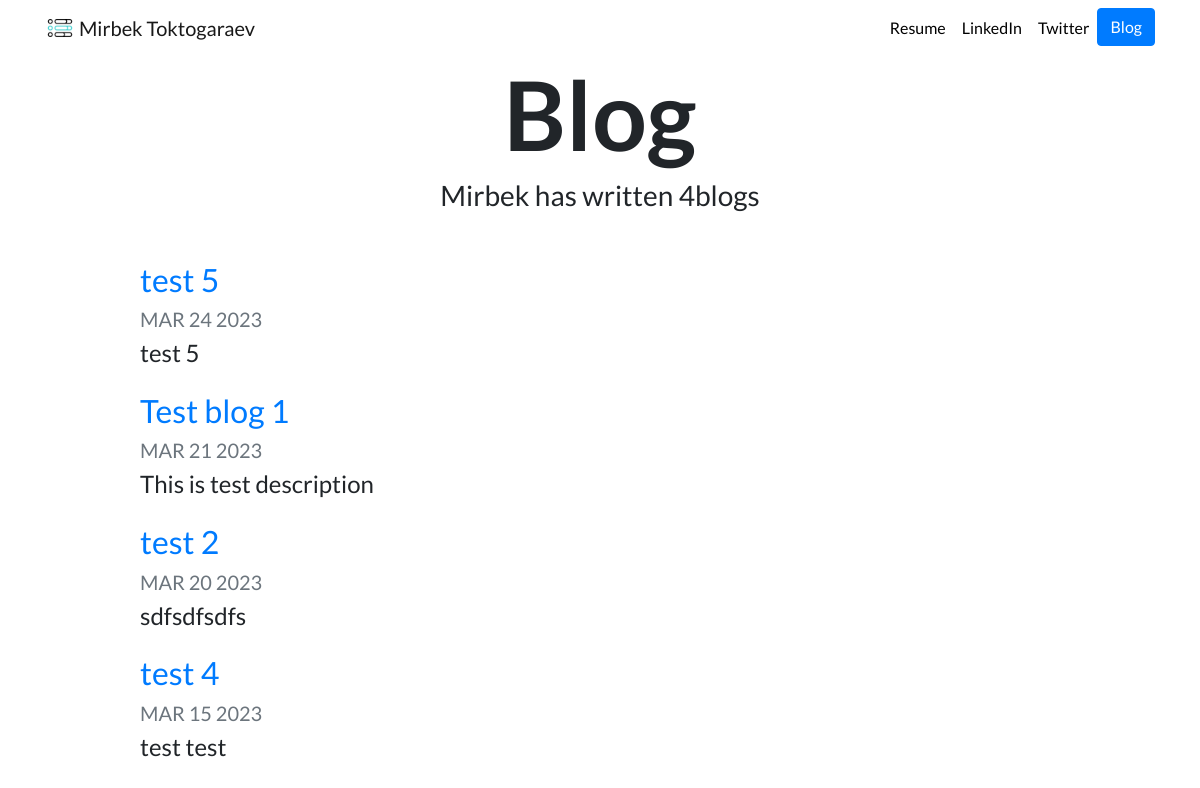
The page /blog/ on the database as committed earlier.
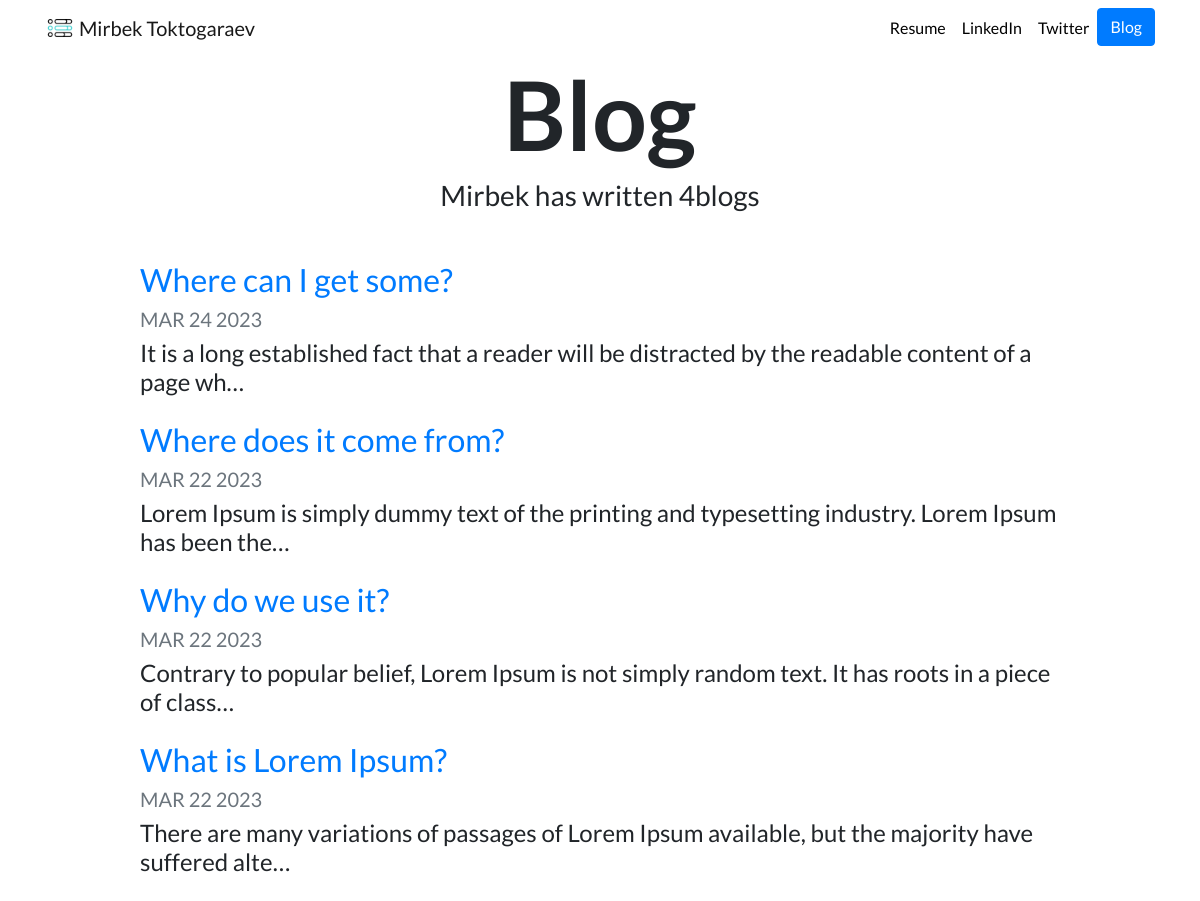
The same page on the database as committed later.
### blog/models.py (models this page shows, shortened)
class Blog(models.Model):
    title = models.CharField(max_length=200)
    description = models.TextField()
    date = models.DateField()

### blog/views.py (the view)
# urls.py: path('', views.all_blogs, name='all_blogs'),
def all_blogs(request):
    blogs = Blog.objects.order_by('-date')
    return render(request, "blog/all_blogs.html", {'blogs': blogs})

### blog/templates/blog/all_blogs.html
{%extends "portfolio/base.html" %} {% load static %} {% block content %}
<h1 id="blogtitle" class="font-weight-bold text-center">Blog</h1>
<h3 class="text-center mb-5">
  Mirbek has written {{ blogs.count }}blog{{ blogs.count|pluralize }}
</h3>
{% for blog in blogs %}
<div class="row justify-content-center my-3">
  <div class="col-md-10">
    <a href="{% url 'blog:detail' blog.id %}">
      <h2>{{ blog.title }}</h2>
    </a>
    <h5 class="text-muted">{{ blog.date|date:'M d Y'|upper }}</h5>
    <h4>{{ blog.description|striptags|truncatechars:100 }}</h4>
  </div>
</div>
{% endfor %} {% endblock %}

Rows that differ between the two databases and show on the page:
removed Blog: title "Test blog 1", date "MAR 21 2023", description "This is test description"
removed Blog: title "test 2", date "MAR 20 2023", description "sdfsdfsdfs"
removed Blog: title "test 4", date "MAR 15 2023", description "test test"
changed Blog: title "test 5" → "Where can I get some?"; description "test 5" → "It is a long established fact that a reader will be distracted by the readable content of a page wh…"
added Blog: title "Where does it come from?", date "MAR 22 2023", description "Lorem Ipsum is simply dummy text of the printing and typesetting industry. Lorem Ipsum has been the…"
added Blog: title "Why do we use it?", date "MAR 22 2023", description "Contrary to popular belief, Lorem Ipsum is not simply random text. It has roots in a piece of class…"
added Blog: title "What is Lorem Ipsum?", date "MAR 22 2023", description "There are many variations of passages of Lorem Ipsum available, but the majority have suffered alte…"
